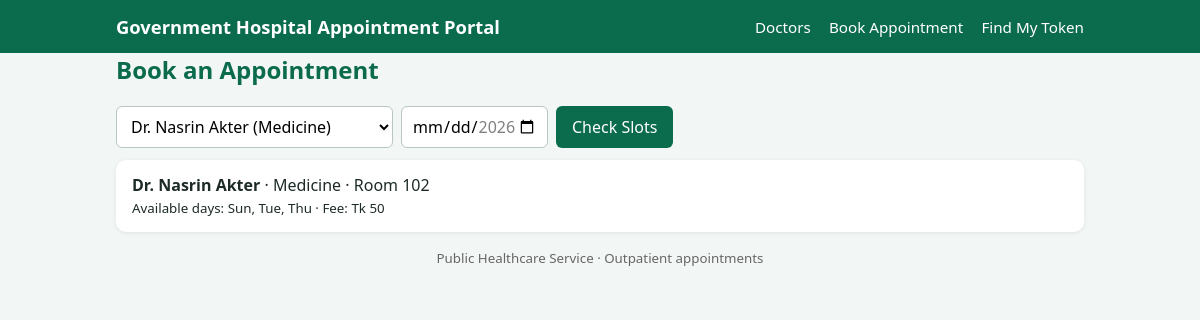
/book.php?doctor_id=2, run on the app's committed database.
### tables this page shows
CREATE TABLE doctors (
  doctor_id      INT AUTO_INCREMENT PRIMARY KEY,
  name           VARCHAR(80) NOT NULL,
  dept_id        INT NOT NULL,
  designation    VARCHAR(60) NOT NULL,
  qualification  VARCHAR(100),
  room_no        VARCHAR(10),
  available_days VARCHAR(40) NOT NULL,         
  visit_fee      DECIMAL(8,2) DEFAULT 0,
  FOREIGN KEY (dept_id) REFERENCES departments(dept_id)
);

CREATE TABLE departments (
  dept_id   INT AUTO_INCREMENT PRIMARY KEY,
  dept_name VARCHAR(60) NOT NULL UNIQUE,
  dept_code VARCHAR(4)  NOT NULL UNIQUE       
);

### book.php (the view, shortened to what this page needs)
<?php
require 'config.php';
$doctor_id = (int)($_GET['doctor_id'] ?? $_POST['doctor_id'] ?? 0);
$date      = $_GET['date'] ?? $_POST['date'] ?? '';
$allDoctors = $pdo->query(
    "SELECT d.doctor_id, d.name, dp.dept_name
     FROM doctors d JOIN departments dp ON dp.dept_id = d.dept_id
     ORDER BY dp.dept_name, d.name")->fetchAll();
$doc = null;
if ($doctor_id) {
    $st = $pdo->prepare(
        "SELECT d.*, dp.dept_name, dp.dept_code
         FROM doctors d JOIN departments dp ON dp.dept_id = d.dept_id
         WHERE d.doctor_id = ?");
    $st->execute([$doctor_id]);
    $doc = $st->fetch();
}
?>
<h2>Book an Appointment</h2>
<form method="get" class="filter">
  <select name="doctor_id" required onchange="this.form.submit()">
    <?php foreach ($allDoctors as $d): ?>
      <option value="<?= $d['doctor_id'] ?>" <?= $doctor_id == $d['doctor_id'] ? 'selected' : '' ?>>
        <?= h($d['name']) ?> (<?= h($d['dept_name']) ?>)
      </option>
    <?php endforeach; ?>
  </select>
  <input type="date" name="date" value="<?= h($date) ?>"
         min="<?= date('Y-m-d') ?>" max="<?= date('Y-m-d', strtotime('+14 days')) ?>"
         onchange="this.form.submit()">
  <button type="submit">Check Slots</button>
</form>
<?php if ($doc): ?>
  <div class="card info">
    <strong><?= h($doc['name']) ?></strong> &middot; <?= h($doc['dept_name']) ?> &middot; Room <?= h($doc['room_no']) ?><br>
    <small>Available days: <?= h(str_replace(',', ', ', $doc['available_days'])) ?> &middot; Fee: Tk <?= number_format($doc['visit_fee'], 0) ?></small>
  </div>
<?php endif; ?>

### style.css (style rules this page uses)
* { box-sizing: border-box; }
body { margin: 0; font-family: Segoe UI, Arial, sans-serif; background: #f2f6f4; color: #1d2b25; }
h2 { margin-top: 0; color: #0b6b4d; }
.filter { display: flex; flex-wrap: wrap; gap: 8px; margin-bottom: 12px; }
input, select, textarea, button { font: inherit; padding: 8px 10px; border: 1px solid #b9c7c0; border-radius: 6px; background: #fff; }
button, .btn { background: #0b6b4d; color: #fff; border: 0; cursor: pointer; text-decoration: none; display: inline-block; padding: 9px 16px; border-radius: 6px; }
.card { background: #fff; border-radius: 10px; padding: 14px 16px; box-shadow: 0 1px 4px rgba(0,0,0,.08); }
.card.info { margin-bottom: 14px; }

### data on the page
doctors: name "Dr. Nasrin Akter", dept.dept_name "Medicine", room_no "102", available_days "Sun, Tue, Thu", visit_fee "50"

### other printed values
form field doctor_id "Dr. Nasrin Akter (Medicine)"
